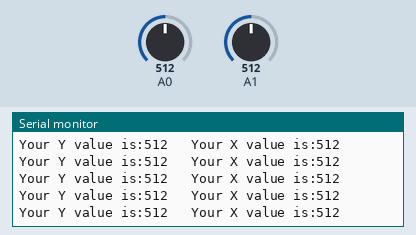
Bench run of a sketch on a simulated Arduino Uno, built with avr-gcc and run on an emulated ATmega328P. Parts: the last lines printed to the serial monitor. Inputs (shaded band) come from the test bench; at power-on: A0 = 512, A1 = 512. No radio packets arrive unless stated.

Above: at 1.2 s.
1.3 s: A0 set to 108
At 1.41 s:
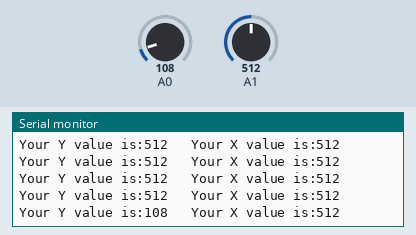
4.3 s: A0 set to 94
At 4.32 s:
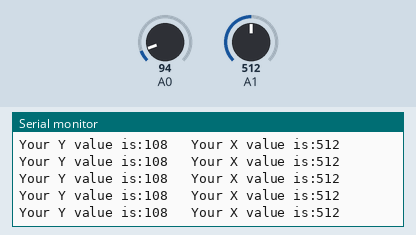
7.3 s: A1 set to 105
At 7.34 s:
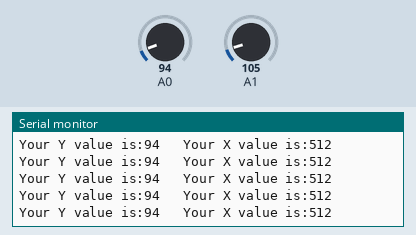
10.3 s: A1 set to 92
At 10.31 s:
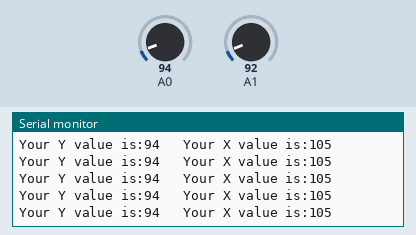
Timing chart, 0 to 13.3 s (numbered marks = the images above; inputs shaded):
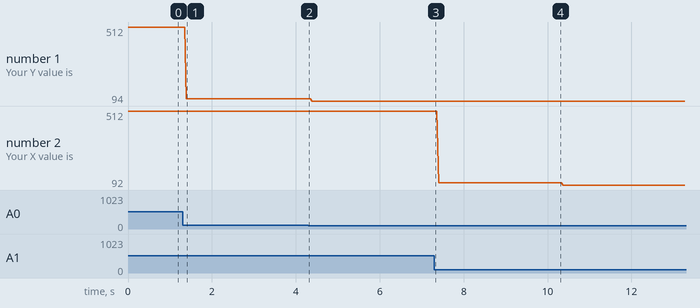

The sketch:

joystickTest.ino
```cpp
//Project :
//Author : Joshua Dolgin
//Date  : YYYY/MM//DD
//Status :
//Reference :
#include <RF24.h>
RF24 radio(9, 10);              //CE (Chip Enable/Disable), CSN(SS)
byte addresses[][6] = {"1Node", "2Node"};
#define CHANNEL 20

void setup() {
  // put your setup code here, to run once:
Serial.begin(9600);
  radio.begin();                          //invoke the radio object
  radio.setPALevel(RF24_PA_MIN);          //close range so minimum power sufficient
  radio.setChannel(CHANNEL);              //Tx and Rx communication on same channel
  //https://tmrh20.github.io/RF24/classRF24.html#af2e409e62d49a23e372a70b904ae30e1
  radio.openWritingPipe(addresses[0]);    //Transmit assumes these pipes
  radio.openReadingPipe(1, addresses[1]);
  radio.stopListening();
}

void loop() {
uint16_t yVal = analogRead(A0);
uint16_t xVal= analogRead(A1);
Serial.print("Your Y value is:");
Serial.print(yVal);
Serial.print("   Your X value is:");
Serial.println(xVal);
//uint16_t ledX = map(xVal, 0, 1023, 0, 255);
//uint16_t ledY = map(yVal, 0, 1023, 0, 255);
//Serial.print(ledX);
//Serial.println(ledY);
//analogWrite(11, ledX);
//analogWrite(10, ledY);
}
```

Measured:
- after the input at 1.3 s, the serial monitor: prints a new line after 0.09 s (image 1)
- plotted number 1: 512 → 108 after the input at 1.3 s, 108 → 94 after the input at 4.3 s
- plotted number 2: 512 → 105 after the input at 7.3 s, 105 → 92 after the input at 10.3 s
